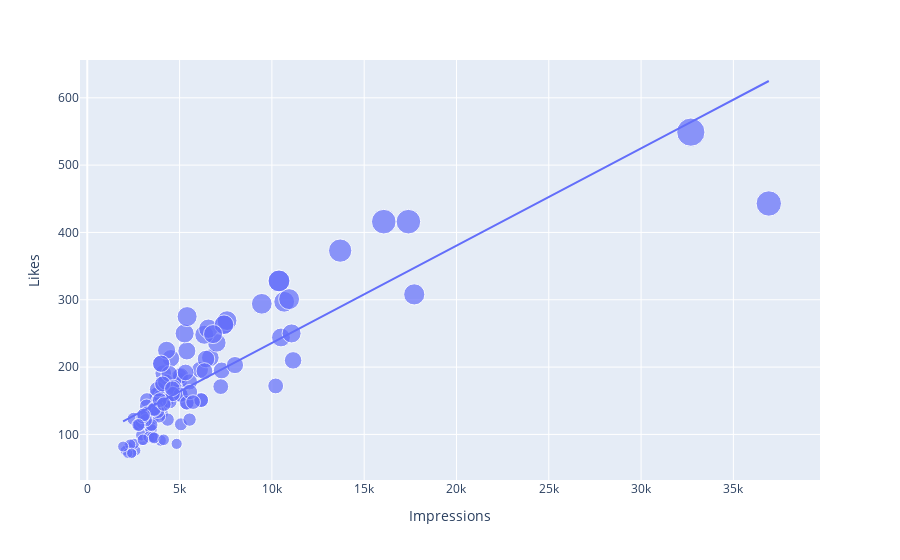

Here is the notebook cell this chart was saved with:
### Code cell
figure=px.scatter(data_frame=ig , x="Impressions",y="Likes",size="Likes",trendline="ols")
figure.show()
